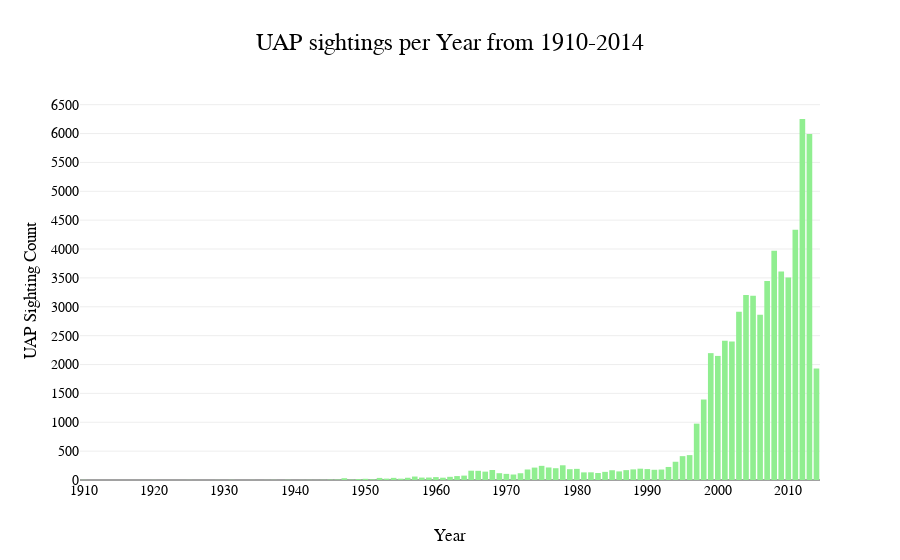

The notebook cell this image was saved under:
### Code cell
# bar graph 
fig_bar2 = px.bar(uaps_year_group, x='year', y='count', title='UAP sightings per Year from 1910-2014')
fig_bar2.update_traces(marker_color='lightgreen')
fig_bar2.update_layout(
    xaxis_title='Year',
    yaxis_title='UAP Sighting Count',
    title_font=dict(family="Arial", size=24, color="black"),
    font=dict(family="Arial", size=14, color="black") )
fig_bar2.update_layout(
    xaxis=dict(
        tickmode='linear',
        dtick=10
    )
)
fig_bar2.update_layout(
    yaxis=dict(
        tickmode='linear',
        dtick=500
    )
)
fig_bar2.show()

### Figure 1 — Plotly figure (JSON) as saved in the notebook; plotly's stock layout.template omitted (floating-point values rounded to 4 significant figures)
{"data": [{"alignmentgroup": "True", "hovertemplate": "year=%{x}<br>count=%{y}<extra></extra>", "legendgroup": "", "marker": {"color": "lightgreen", "pattern": {"shape": ""}}, "name": "", "offsetgroup": "", "orientation": "v", "showlegend": false, "textposition": "auto", "type": "bar", "x": [1910, 1920, 1925, 1929, 1931, 1934, 1936, 1937, 1939, 1941, 1942, 1943, 1944, 1945, 1946, 1947, 1948, 1949, 1950, 1951, 1952, 1953, 1954, 1955, 1956, 1957, 1958, 1959, 1960, 1961, 1962, 1963, 1964, 1965, 1966, 1967, 1968, 1969, 1970, 1971, 1972, 1973, 1974, 1975, 1976, 1977, 1978, 1979, 1980, 1981, 1982, 1983, 1984, 1985, 1986, 1987, 1988, 1989, 1990, 1991, 1992, 1993, 1994, 1995, 1996, 1997, 1998, 1999, 2000, 2001, 2002, 2003, 2004, 2005, 2006, 2007, 2008, 2009, 2010, 2011, 2012, 2013, 2014], "xaxis": "x", "y": [2, 1, 1, 1, 2, 1, 1, 2, 3, 1, 2, 1, 3, 7, 8, 31, 7, 15, 21, 12, 36, 24, 37, 23, 39, 60, 42, 43, 50, 40, 55, 68, 76, 161, 159, 145, 173, 118, 106, 95, 117, 182, 215, 245, 217, 204, 255, 187, 193, 132, 133, 121, 141, 169, 149, 171, 184, 196, 189, 177, 181, 226, 316, 413, 431, 976, 1394, 2197, 2149, 2413, 2399, 2916, 3204, 3192, 2860, 3445, 3970, 3613, 3507, 4333, 6252, 5993, 1931], "yaxis": "y"}], "layout": {"barmode": "relative", "font": {"color": "black", "family": "Arial", "size": 14}, "legend": {"tracegroupgap": 0}, "title": {"font": {"color": "black", "family": "Arial", "size": 24}, "text": "UAP sightings per Year from 1910-2014"}, "xaxis": {"anchor": "y", "domain": [0, 1], "dtick": 10, "tickmode": "linear", "title": {"text": "Year"}}, "yaxis": {"anchor": "x", "domain": [0, 1], "dtick": 500, "tickmode": "linear", "title": {"text": "UAP Sighting Count"}}}}
